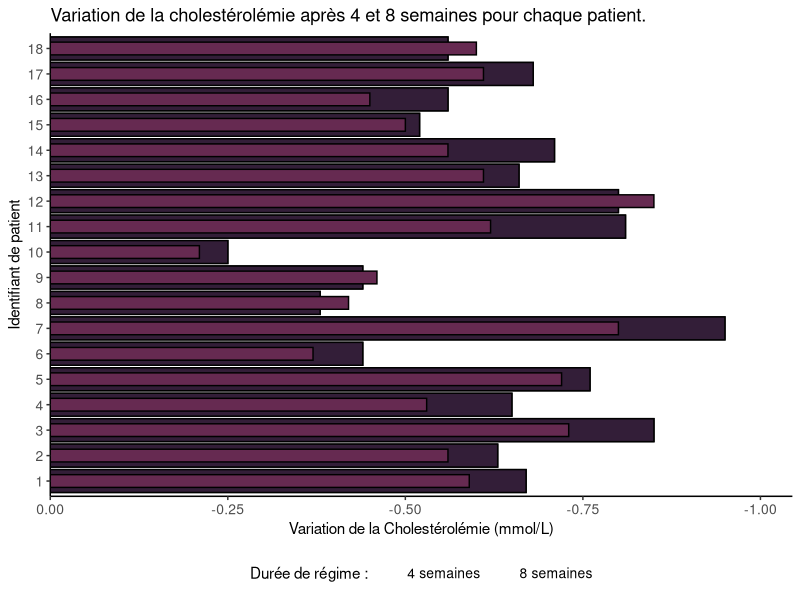
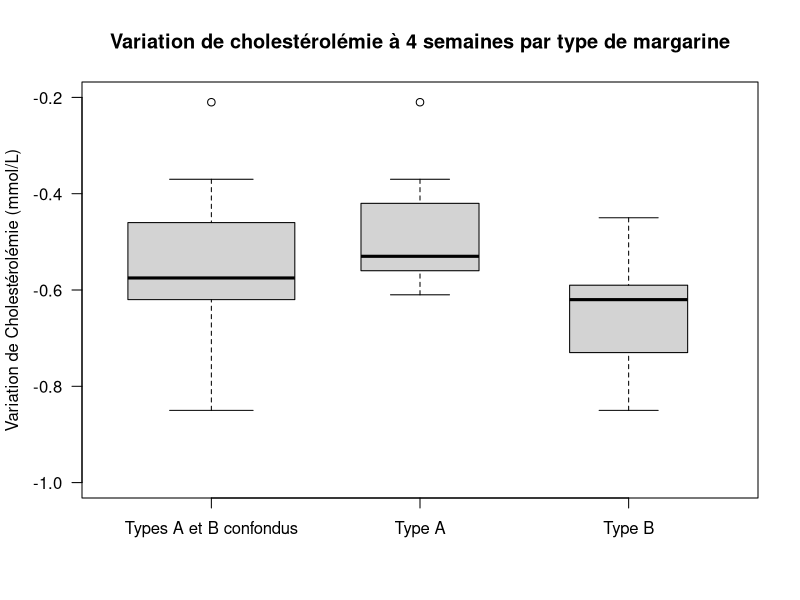
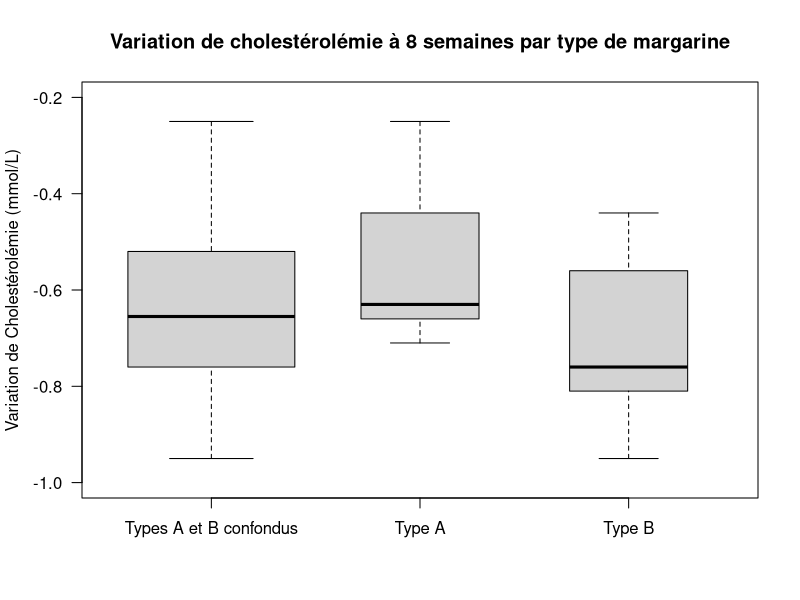

Write R code to recreate these figures, in order.
# installation des packages si besoin:
# install.packages("readr")
# install.packages("reshape2")
# install.packages("ggplot2")

#import des packages 
library(readr)      #lecteur de csv
library(ggplot2)    #plotting


#charger les données du csv dans une variable 'cholcsv'
cholcsv = read.csv("./data/Cholesterol_R.csv", header=TRUE, fileEncoding = 'UTF-8-BOM')

#si le path du csv n'est pas valide, utiliser file.choose()
# cholcsvfile = read.csv(file.choose(), header=TRUE, fileEncoding = 'UTF-8-BOM')


#avant de passer à la suite, il est important d'explorer un peu le CSV
#l'explorateur de variable de rstudio est bien pour cela.

#summary donne des stats rapides sur les colonnes
#la première colonne 'id' est exclue des stats (pas de sens de faire des stats sur un id autoincrémenté)
summary(cholcsv[-1])

#utilisation de la fonction table pour voir les catégories de la colonne 'Margarine'
table(cholcsv$Margarine)

################################################################################
# Feature engineering :
#ajout de deux colonnes pour voir le changement de cholestérolémie:
# change4w : After4weeks - Before
# change8w : After8weeks - Before

cholcsv$change4w = with(cholcsv, After4weeks - Before)
cholcsv$change8w = with(cholcsv, After8weeks - Before)

################################################################################
# Première visualisation : 
# diagramme en barres du changement de cholestérolémie pour chaque patient

# couleurs:
mypalette = c("#331E38", "#662A51", "#FF65C8")
legendpalette = c("#000000", "#000000")

plt = ggplot(mapping = aes(x, y)) +
  # Barres "dummy" avec mappage aes pour forcer la légende.........
  geom_bar(data = cholcsv,
           aes(ID, change8w, fill="dummy"),
           width = 0.9,
           stat = 'identity',
           color = "black",
           # fill = mypalette[1],
           size=0.5) + 
  # Barres les plus longues pour le change8w
  geom_bar(data = cholcsv,
           aes(ID, change8w),
           width = 0.9,
           stat = 'identity',
           color = "black",
           fill = mypalette[1],
           size=0.5) + 
  # Barres les plus courtes pour le change4w
  geom_bar(data = cholcsv,
           aes(x = ID, y = change4w, fill='a'),
           width = 0.5, 
           stat = 'identity',
           fill = mypalette[2],
           color = "black",
           size=0.5) +
  # Customisation légende:
  scale_fill_manual(name = 'Durée de régime :', 
                      values =c(mypalette[2],mypalette[1]),
                      labels = c('4 semaines','8 semaines'),
                      limits = c('4 semaines','8 semaines')) +
  # enlever fond gris
  theme_classic()+
  # labels x et y
  xlab("Identifiant de patient") +
  ylab("Variation de la Cholestérolémie (mmol/L)") + 
  # scale axe x
  scale_x_discrete(breaks = factor(cholcsv$ID),
                   labels= factor(cholcsv$ID), 
                   limits= factor(cholcsv$ID))+
  # reverse axe y (pour les valeurs négatives)
  scale_y_reverse(expand = expansion(mult = c(0, .1)))+
  # flip le graph
  coord_flip() + 
  # tittle
  ggtitle("Variation de la cholestérolémie après 4 et 8 semaines pour chaque patient.") +
  # font sizes
  theme(axis.text.y = element_text(size = 10),
        axis.text.x = element_text(size = 10)) +
  theme(legend.position="bottom",
        legend.text=element_text(size=10),
        legend.title=element_text(size=11))
  
show(plt)
################################################################################
# 2e et 3e visualisations : création des boxplots :

# Filtrer le dataset en fonction du type de margarine :
typeA = cholcsv[cholcsv$Margarine=="A",]
typeB = cholcsv[cholcsv$Margarine=="B",]



boxplot(cholcsv$change4w, typeA$change4w, typeB$change4w,
        las=1,
        main="Variation de cholestérolémie à 4 semaines par type de margarine",
        varwidth = TRUE,
        ylab= "Variation de Cholestérolémie (mmol/L)",
        names = c("Types A et B confondus", "Type A", "Type B"),
        ylim = c(-1,-0.2), #important de bien garder la même échelle
        boxwex = 0.7 +
        theme_classic()
)


boxplot(cholcsv$change8w, typeA$change8w, typeB$change8w,
        las = 1,
        main ="Variation de cholestérolémie à 8 semaines par type de margarine",
        varwidth = TRUE,
        ylab = "Variation de Cholestérolémie (mmol/L)",
        names = c("Types A et B confondus", "Type A", "Type B"),
        ylim = c(-1,-0.2),
        boxwex = 0.7+
        theme_classic()
        )



one.way = aov(change8w ~Margarine, data = cholcsv)
summary(one.way)

one.way = aov(change4w ~Margarine, data = cholcsv)
summary(one.way)

# Faire une ANOVA pour chercher différence type A et type B ?
# Faire une petite comparaison aux amélioration moyennes attendues avec statines ?
